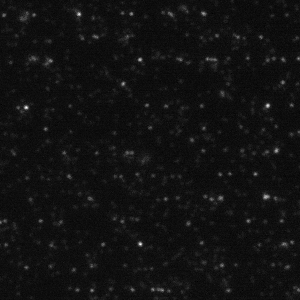
%> input picture exp_beads_12phases/1.tif, 300 x 300 px; the run also reads 1 picture not shown here
$ octave main.m   (GNU Octave 9; MATLAB toolbox functions it lacks are replaced by stand-ins)
%> lines starting %> are read from the running program, lines starting %| are printed output that depends on the picture
### src/imageOrderStruct.m
function imageFiles = imageOrderStruct(imagePath)
% AIM: Reads .tif files and sorts them naturally based on numeric sequences in filenames


%% 1. Retrieve file list
imageFiles = dir(fullfile(imagePath, '*.tif'));
num_files = length(imageFiles);
file_indices = zeros(num_files, 1);

%% 2. Generate sorting indices
for i = 1:num_files
    % Extract all consecutive digits from the filename
    digits = regexp(imageFiles(i).name, '\d+', 'match');

    if ~isempty(digits)
        % Concatenate digits to form the sorting key (e.g., "Img_1_Ph_2.tif" -> 12)
        file_indices(i) = str2double(strjoin(digits, ''));
    end
end

%% 3. Execute sorting
[~, sort_order] = sort(file_indices);
imageFiles = imageFiles(sort_order);
end

### src/WF.m
function WF_Image = WF(imagePath)
% AIM: Generate wide-field image

%% 1. Initialization
imageStruct = imageOrderStruct(imagePath);
num_imgs = length(imageStruct);

% Get original dimensions to initialize the accumulator
first_img = imread(fullfile(imageStruct(1).folder, imageStruct(1).name));
[h, w] = size(first_img);
img_sum = zeros(h, w);

%% 2. Image Accumulation and Averaging
for i = 1:num_imgs
    fpath = fullfile(imageStruct(i).folder, imageStruct(i).name);

    img_sum = img_sum + double(imread(fpath));
end

img_avg = img_sum / num_imgs;
WF_Image = imresize(img_avg, 2, 'bicubic');
end

### src/Single_Carrier_frequency_detection.m
function [w0x, w0y] = Single_Carrier_frequency_detection(Holo)
% AIM: Detect the single carrier angular frequency (w0x, w0y) of the input


%% 1. Zero-padding Operation
% Purpose: Increase pixel density in the frequency domain to enhance peak localization accuracy
zeropad_factor = 4;
[y_length, x_length] = size(Holo);
pad_size = round([y_length*(zeropad_factor-1), x_length*(zeropad_factor-1)]);
Holo_pad = padarray(Holo, pad_size, 0, 'post');

%% 2. Spectrum Pre-processing
Fre_I = fftshift(fft2(ifftshift(Holo_pad)));
Fre_I = abs(Fre_I);
Fre_I = Fre_I - mean(Fre_I(:));
Fre_I = Fre_I / max(Fre_I(:));

%% 3. Construct Frequency Coordinate Grid
Nx = size(Fre_I, 2);
Ny = size(Fre_I, 1);
dx = 2 * pi / Nx;
dy = 2 * pi / Ny;
ux = (-pi : dx : pi - dx);
uy = (-pi : dy : pi - dy);

%% 4. Carrier Peak Search
[~, max_idx] = max(Fre_I(:));
[ymax, xmax] = ind2sub(size(Fre_I), max_idx);

% Exclude DC component (prevent misidentifying zero frequency as the carrier)
if xmax == 1 && ymax == 1
    [~, max_idx] = max(Fre_I(2:end, 2:end), [], 'all');
    [ymax, xmax] = ind2sub(size(Fre_I(2:end, 2:end)), max_idx);
    xmax = xmax + 1;
    ymax = ymax + 1;
end

w0x = ux(xmax);
w0y = uy(ymax);
end

### src/RL_deconvolution.m
function RL_deconvolution(imagePath)
% AIM: Performs Richardson-Lucy (RL) deconvolution algorithm to enhance image details


%% Parameter Initialization
num_iters = 6;            % Number of iterations
psf_sigma_param = 3.5;    % Original pixel size of the PSF
double_psf_size = 2 * psf_sigma_param;  % Since upsampling was performed during reconstruction, the PSF must also be upsampled
[pathStr, name, ~] = fileparts(imagePath);

% Read image and normalize to [0, 1] range
I_obs = double(imread(imagePath));
I_obs = I_obs ./ max(I_obs(:));

%% Generate Gaussian Point Spread Function (PSF)
sigma = double_psf_size / (2 * sqrt(2 * log(2)));
kernel_size = 2 * ceil(3 * sigma) + 1; % Determine kernel size using the 3-sigma rule
[x, y] = meshgrid(-ceil(kernel_size/2) : ceil(kernel_size/2), ...
                  -ceil(kernel_size/2) : ceil(kernel_size/2));

% Gaussian distribution formula
PSF = (1 / (2 * pi * sigma^2)) * exp(-(x.^2 + y.^2) / (2 * sigma^2));
PSF = double(PSF);

% Normalize PSF energy
PSF = PSF ./ sum(PSF(:));

%% Richardson-Lucy Iterative Deconvolution
I = I_obs; % Initial estimate
for i = 1:num_iters
    % Forward projection: Convolve current estimate with PSF
    I_conv = conv2(I, PSF, 'same');

    % Calculate relative error factor
    error_ratio = I_obs ./ (I_conv + eps); % Add eps to prevent division by zero

    % Back projection: Convolve error factor with flipped PSF to update estimate
    I = I .* conv2(error_ratio, rot90(PSF, 2), 'same');
end

%% Result Conversion & Saving
% Normalize and map directly to 8-bit
max_val = max(I(:));
if max_val > 0
    I = (I ./ max_val) * 255;
end
I = uint8(I);

% Save result
output_filename = fullfile(pathStr, [name, '.tif']);
imwrite(I, output_filename);
end

### src/main.m
% +-----------------------------------------------------------------------------+
% |                                                                             |
% |                      SS-SIM RECONSTRUCTION ALGORITHM                        |
% |                                                                             |
% |                                                                             |
% |             Copyright (c) 2025 Sha An, Xuhong Guo, Zhongxia Cai             |
% |            Xidian University, Xi'an, China. All Rights Reserved.            |
% |                                                                             |
% |   Permission is hereby granted, free of charge, to any person obtaining     |
% |   a copy of this software and associated documentation files (the           |
% |   "Software"), to deal in the Software without restriction, including       |
% |   without limitation the rights to use, copy, modify, merge, publish,       |
% |   distribute, sublicense, and/or sell copies of the Software, and to        |
% |   permit persons to whom the Software is furnished to do so, subject to     |
% |   the following conditions:                                                 |
% |                                                                             |
% |   The above copyright notice and this permission notice shall be            |
% |   included in all copies or substantial portions of the Software.           |
% |                                                                             |
% |   THE SOFTWARE IS PROVIDED "AS IS", WITHOUT WARRANTY OF ANY KIND,           |
% |   EXPRESS OR IMPLIED, INCLUDING BUT NOT LIMITED TO THE WARRANTIES OF        |
% |   MERCHANTABILITY, FITNESS FOR A PARTICULAR PURPOSE AND NONINFRINGEMENT.    |
% |   IN NO EVENT SHALL THE AUTHORS OR COPYRIGHT HOLDERS BE LIABLE FOR ANY      |
% |   CLAIM, DAMAGES OR OTHER LIABILITY, WHETHER IN AN ACTION OF CONTRACT,      |
% |   TORT OR OTHERWISE, ARISING FROM, OUT OF OR IN CONNECTION WITH THE         |
% |   SOFTWARE OR THE USE OR OTHER DEALINGS IN THE SOFTWARE.                    |
% |                                                                             |
% +-----------------------------------------------------------------------------+

%% Environment Initialization
close all;
clear all;
clc;

%% 1. Data Loading & Preprocessing
% AIM: Select input file, define folder path, and verify image count.

[fileName, pathName] = uigetfile('*.tif', 'Select a .tif image to locate the folder');
%> the answer given: ../exp_beads_12phases/1.tif
if isequal(fileName, 0)
    error('Error: No file selected. An image must be chosen to locate the folder.');
end
Image_Path = pathName;
imageFiles = dir(fullfile(Image_Path, '*.tif'));
numImages = length(imageFiles);

% Verify if image count is even (ensuring data for two directions)
if mod(numImages, 2) ~= 0
    error('Error: Total number of images must be even!');
end

Phase_number = numImages / 2; % Number of phase steps per direction
sampleImage = imread(fullfile(Image_Path, imageFiles(1).name));
%> sampleImage is the input picture: size 300x300 uint16; min 64, max 880, mean 122.4
[imageSize, ~] = size(sampleImage);
image_size = imageSize * 2;

% Set output path
folderName = 'result';
outPutFolderPath = fullfile(Image_Path, folderName);
if ~exist(outPutFolderPath, 'dir')
    mkdir(outPutFolderPath);
end

Stack_Image = zeros(image_size, image_size, Phase_number);
image_Struct = imageOrderStruct(Image_Path);
fprintf('Reading image data...\n');
for ii = 1:Phase_number
    Filename_Image = image_Struct(ii).name;
    Pic = imread(fullfile(Image_Path, Filename_Image));
    Pic = imresize(Pic, 2.0);
    Stack_Image(:, :, ii) = Pic;
end
WF_Image = WF(Image_Path);
%> in WF, `img_avg = img_sum / num_imgs;`:
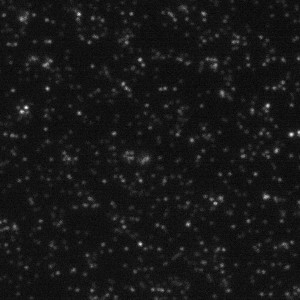
%> img_avg: size 300x300 double; min 76, max 575.5, mean 122.3; drawn with min black and max white

%% 2. Frequency Separation (Direction 1)
% AIM: Separate overlapping frequency components using phase shifting (Order 0, ±1, ..., ±5)

fprintf('Processing frequency separation for Direction 1...\n');

% Initialize containers for frequency components of each order
O_0_x = 0;
O_1_x = 0; O_m1_x = 0;
O_2_x = 0; O_m2_x = 0;
O_3_x = 0; O_m3_x = 0;
O_4_x = 0; O_m4_x = 0;
O_5_x = 0; O_m5_x = 0;

for n = 1:Phase_number
    I_n = Stack_Image(:,:,n);
    I_n = squeeze(I_n);
    Pha_shift = (n-1) * 2 * pi / Phase_number; % Current phase shift amount

    % Separate spectrum via weighted summation based on phase shift formula
    O_0_x = O_0_x + I_n;
    O_1_x = O_1_x + I_n .* exp(-1i * 1 * Pha_shift);  O_m1_x = O_m1_x + I_n .* exp(1i * 1 * Pha_shift);
    O_2_x = O_2_x + I_n .* exp(-1i * 2 * Pha_shift);  O_m2_x = O_m2_x + I_n .* exp(1i * 2 * Pha_shift);
    O_3_x = O_3_x + I_n .* exp(-1i * 3 * Pha_shift);  O_m3_x = O_m3_x + I_n .* exp(1i * 3 * Pha_shift);
    O_4_x = O_4_x + I_n .* exp(-1i * 4 * Pha_shift);  O_m4_x = O_m4_x + I_n .* exp(1i * 4 * Pha_shift);
    O_5_x = O_5_x + I_n .* exp(-1i * 5 * Pha_shift);  O_m5_x = O_m5_x + I_n .* exp(1i * 5 * Pha_shift);
end

%% 3. Carrier Detection & Demodulation (Direction 1)
% AIM: Detect carrier frequency, shift high-frequency components back to center, and correct phase errors.

% Order 0 component (DC component) FFT directly
enen0_1_f = fftshift(fft2(fftshift(O_0_x)));

% Generate coordinate grid (for frequency shifting)
[y_length, x_length] = size(Stack_Image(:,:,1));
%> y_length = 600; x_length = 600
x = linspace(-x_length/2, x_length/2-1, x_length);
%> x = 600 values from -300 to 299
y = linspace(-y_length/2, y_length/2-1, y_length);
%> y = 600 values from -300 to 299
[xx, yy] = meshgrid(x, y);

% --- Process 1st Harmonic ---
% 1. Detect carrier frequency (k_x, k_y)
[w0x1_1, w0y1_1] = Single_Carrier_frequency_detection(O_1_x);
%> in Single_Carrier_frequency_detection, `Holo_pad = padarray(Holo, pad_size, 0, 'post');`:
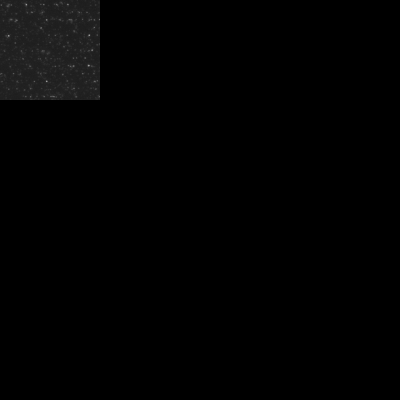
%> Holo_pad: size 2400x2400 double (shown at 1/6 size); min 0, max 866, mean 7.6; drawn with min black and max white
%> in Single_Carrier_frequency_detection, `[~, max_idx] = max(Fre_I(:));`: max_idx = 2881201
%> in Single_Carrier_frequency_detection, `[ymax, xmax] = ind2sub(size(Fre_I), max_idx);`: ymax = 1201
%> in Single_Carrier_frequency_detection, `w0x = ux(xmax);`: w0x = -4.44e-16
%> w0x1_1 = -4.44e-16; w0y1_1 = -4.44e-16
% 2. Frequency shifting (move spectrum back to origin)
C1_X = O_1_x .* exp(-1i * ((w0x1_1)*xx + (w0y1_1)*yy));
C2_X = O_m1_x .* exp(1i * ((w0x1_1)*xx + (w0y1_1)*yy));
% 3. Global phase correction (eliminate initial phase offset)
c1_phase = angle(C1_X); c1_phase = exp(1i * c1_phase);
%> after `c1_phase = angle(C1_X)`:
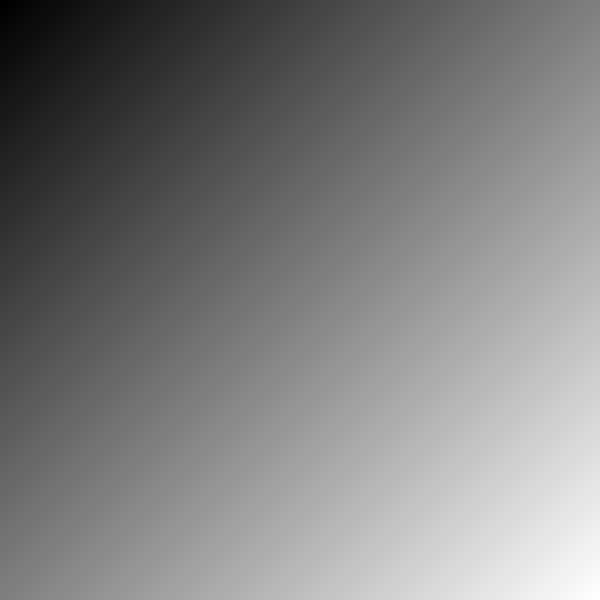
%> c1_phase: size 600x600 double; min -2.66e-13, max 2.66e-13, mean -4.44e-16; drawn with min black and max white
c1_mean = mean(mean(c1_phase)); c1_mean_phase = angle(c1_mean);
%> after `c1_mean_phase = angle(c1_mean)`: c1_mean_phase = -4.44e-16
c2_phase = angle(C2_X); c2_phase = exp(1i * c2_phase);
%> after `c2_phase = angle(C2_X)`:
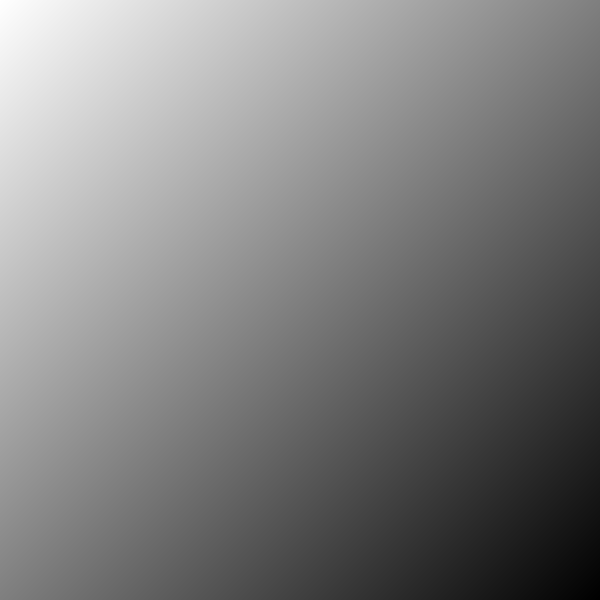
%> c2_phase: size 600x600 double; min -2.66e-13, max 2.66e-13, mean 4.44e-16; drawn with min black and max white
c2_mean = mean(mean(c2_phase)); c2_mean_phase = angle(c2_mean);
%> after `c2_mean_phase = angle(c2_mean)`: c2_mean_phase = 4.44e-16
C1_X = C1_X .* exp(-1i * c1_mean_phase);
C2_X = C2_X .* exp(-1i * c2_mean_phase);
% 4. Convert to frequency domain
enen1_1_f = fftshift(fft2(fftshift(C1_X)));
enen1_2_f = fftshift(fft2(fftshift(C2_X)));
clear C1_X C2_X;

% --- Process 2nd Harmonic ---
[w0x2_1, w0y2_1] = Single_Carrier_frequency_detection(O_2_x);
%> w0x2_1 = -4.44e-16; w0y2_1 = -4.44e-16
%> (the rest of the program and of its run is left out)
